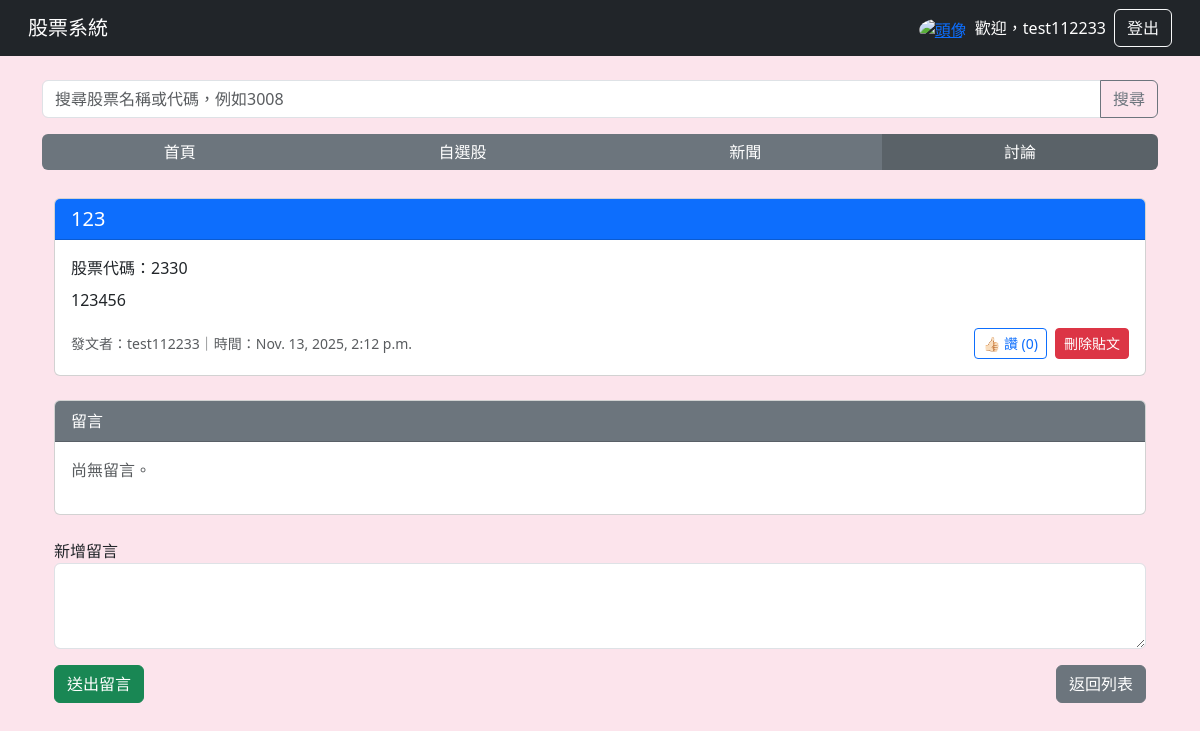
Before: /forum/6/ (signed in) with the older database file.
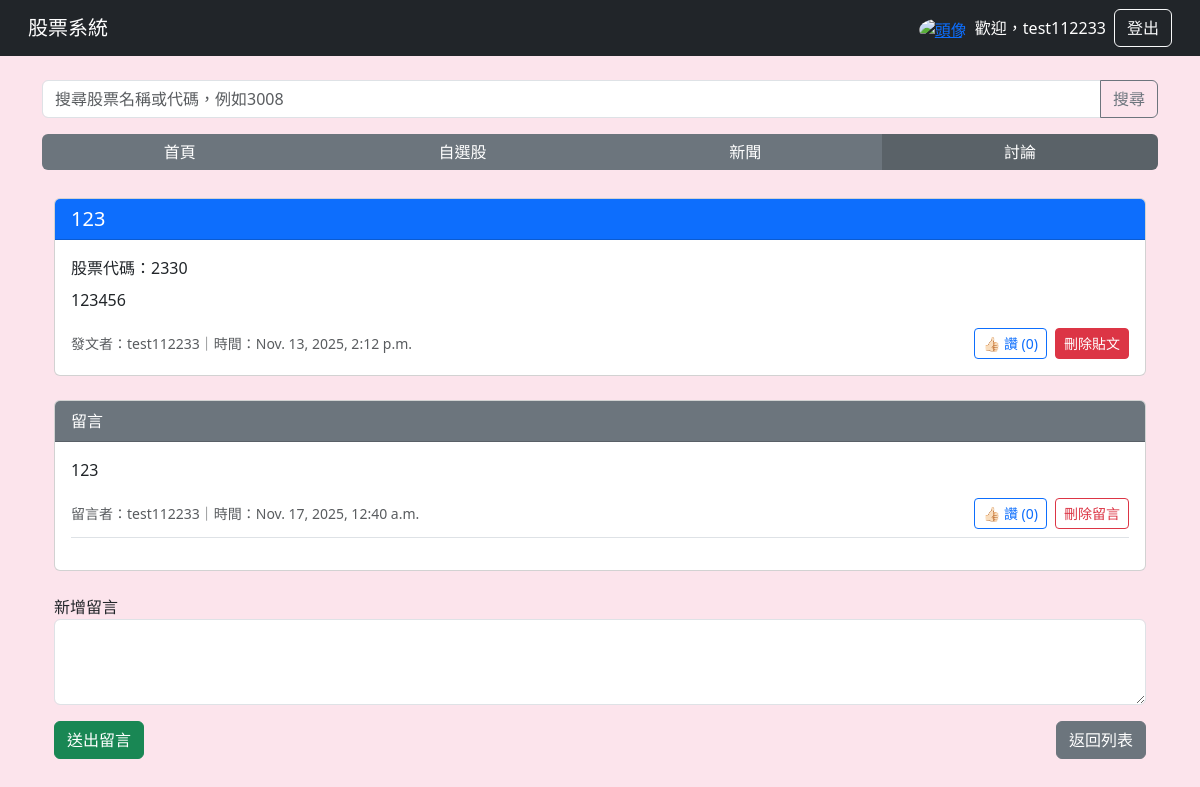
After: the same page with the newer database file.
### main/models.py (models this page shows, shortened)
class Comment(models.Model):
    post = models.ForeignKey(Post, related_name="comments", on_delete=models.CASCADE)
    author = models.ForeignKey(User, on_delete=models.CASCADE)
    content = models.TextField()
    created_at = models.DateTimeField(auto_now_add=True)

### main/views.py (the view)
# urls.py: path("forum/<int:post_id>/", views.forum_post, name="forum_post"),
def forum_post(request, post_id):
    post = get_object_or_404(Post, id=post_id)
    comments = (
        post.comments
            .all()
            .annotate(likes_count=Count("likes"))
            .order_by("created_at")
    )
    user_id = request.user.id if request.user.is_authenticated else None
    liked_comment_ids = set()
    if user_id:
        liked_comment_ids = set(
            CommentLike.objects
                .filter(user_id=user_id, comment__post=post)
                .values_list("comment_id", flat=True)
        )
    for c in comments:
        c.liked_by_user = c.id in liked_comment_ids
    post.likes_count = PostLike.objects.filter(post=post).count()
    if user_id:
        post.liked_by_user = PostLike.objects.filter(
            post=post,
            user_id=user_id,
        ).exists()
    else:
        post.liked_by_user = False
    return render(
        request,
        "forum_post.html",
        {
            "post": post,
            "comments": comments,
            "user_id": user_id,
        },
    )

### templates/forum_post.html (shortened to what the changed rows need)
{% extends "base.html" %}
{% block content %}
<div class="container mt-1">
    <div class="card mb-4">
            <div class="card-body">
                {% if comments %}
                {% for comment in comments %}
                    <div class="border-bottom mb-3 pb-2">
                        <p>{{ comment.content }}</p>
                        <div class="d-flex justify-content-between align-items-center">
                            <small class="text-muted">
                                留言者：{{ comment.author.username }}｜時間：{{ comment.created_at }}
                            </small>
                            <div class="d-flex align-items-center gap-2">
                                {% if user_id %}
                                    <form method="POST"
                                        action="/forum/{{ post.id }}/comment/{{ comment.id }}/like/"
                                        class="mb-0">
                                        {% if comment.liked_by_user %}
                                            <button class="btn btn-sm btn-primary">
                                                取消讚 ({{ comment.likes_count }})
                                            </button>
                                        {% else %}
                                            <button class="btn btn-sm btn-outline-primary">
                                                👍🏻 讚 ({{ comment.likes_count }})
                                            </button>
                                        {% endif %}
                                    </form>
                                {% else %}
                                    <span class="text-muted small">
                                        👍🏻 {{ comment.likes_count }}
                                    </span>
                                {% endif %}
                                {% if user_id and user_id == comment.author.id or user_id == post.author.id %}
                                    <form method="POST"
                                        action="/forum/{{ post.id }}/comment/{{ comment.id }}/delete/"
                                        class="mb-0">
                                        <button class="btn btn-sm btn-outline-danger">
                                            刪除留言
                                        </button>
                                    </form>
                                {% endif %}
                            </div>
                        </div>
                    </div>
                {% endfor %}
            {% else %}
                <p class="text-muted">尚無留言。</p>
            {% endif %}
        </div>
    </div>
</div>
{% endblock %}

Changed rows visible on the page:
added Comment: content "123", author.username "test112233", created_at "Nov. 17, 2025, 12:40 a.m.", likes_count "0"
Other visible differences:
text no longer shown: "尚無留言。"
